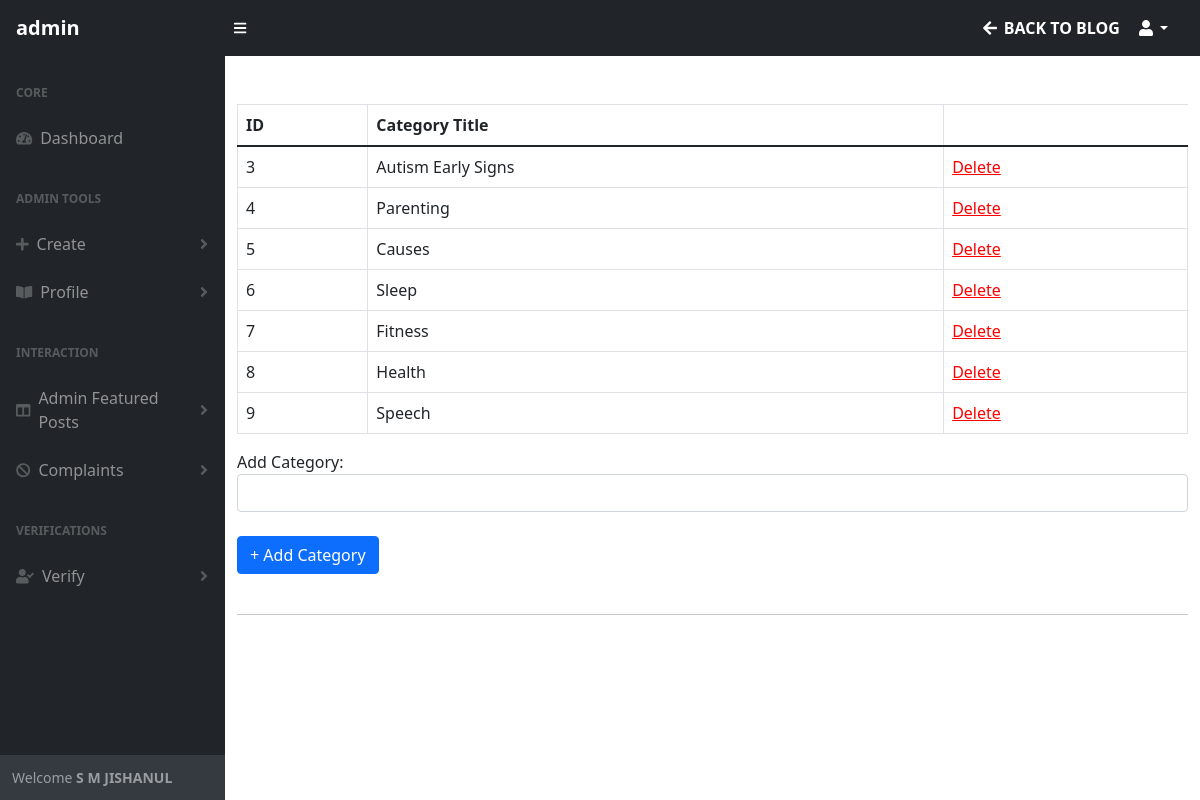
The app's page /admin/categories.php (signed in) with its own data.
### tables this page shows
CREATE TABLE `user_type` (
  `type_id` int(11) NOT NULL,
  `role` varchar(255) NOT NULL DEFAULT 'user'
);

CREATE TABLE `blog_categories` (
  `cat_id` int(11) NOT NULL,
  `name` varchar(255) NOT NULL
);

### admin/includes/functions.php (the view, shortened to what this page needs)
<?php
function getRoleByID($id)
{
    global $connection;
    $query = "SELECT role FROM user_type WHERE type_id=$id";
    $res = mysqli_query($connection, $query) or die("Failed" . mysqli_error($connection));
    if ($res) {
        return mysqli_fetch_assoc($res)["role"];
    }
}
function getAllCategories()
{
    global $connection;
    $query = "SELECT * FROM blog_categories";
    $res = mysqli_query($connection, $query) or die("Failed" . mysqli_error($connection));
    if ($res) {
        while ($row = mysqli_fetch_assoc($res)) {
            echo "
            <tr>
                <td>{$row['cat_id']}</td>
                <td>{$row['name']}</td>
                <td><a style='color: red;' href=categories.php?id={$row['cat_id']}>Delete</a></td>
            </tr>
            ";
        }
    }
}

### admin/includes/components/navbar.php (shortened to what this page needs)
<?php
if ($_SESSION["role"] == 2) {
    echo "<nav class='sb-topnav navbar navbar-expand' style='background-color: #dd4f5d; color: white;'>";
} else if ($_SESSION["role"] == 3) {
    echo "<nav class='sb-topnav navbar navbar-expand' style='background-color: #2c447e'>";
} else {
    echo "<nav class='sb-topnav navbar navbar-expand navbar-dark bg-dark'";
}
?>
<a class="navbar-brand ps-3" href="index.php" style="color: white;"> <strong> <?php echo getRoleByID($_SESSION["role"]) ?> </strong> </a>
<button class="btn btn-link btn-sm order-1 order-lg-0 me-4 me-lg-0" id="sidebarToggle" style="color: white;" href="#!"><i class="fas fa-bars"></i></button>
<ul class="navbar-nav ms-auto ms-md-0 me-3 me-lg-4">
    <li class="nav-item">
        <a class="nav-link" href="../index.php" style="color: white;"><i class="fas fa-arrow-left fa-fw"></i> <strong>BACK TO BLOG</strong></a>
    </li>
    <li class="nav-item dropdown">
        <a class="nav-link dropdown-toggle" id="navbarDropdown" href="#" role="button" style="color: white;" data-bs-toggle="dropdown" aria-expanded="false"><i class="fas fa-user fa-fw"></i></a>
    </li>
</ul>
</nav>

### records on screen
user_type: role "admin"
blog_categories: cat_id "3", name "Autism Early Signs"
blog_categories: cat_id "4", name "Parenting"
blog_categories: cat_id "5", name "Causes"
blog_categories: cat_id "6", name "Sleep"
blog_categories: cat_id "7", name "Fitness"
blog_categories: cat_id "8", name "Health"
blog_categories: cat_id "9", name "Speech"

### other values on screen
$_SESSION["first_name"] "S M JISHANUL"
